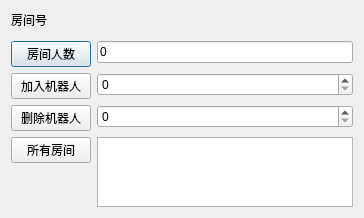
<?xml version="1.0" encoding="UTF-8"?>
<ui version="4.0">
 <class>RoomManager</class>
 <widget class="QDialog" name="RoomManager">
  <property name="geometry">
   <rect>
    <x>0</x>
    <y>0</y>
    <width>364</width>
    <height>216</height>
   </rect>
  </property>
  <property name="windowTitle">
   <string>Dialog</string>
  </property>
  <layout class="QFormLayout" name="formLayout">
   <item row="0" column="0">
    <widget class="QLabel" name="label_roomNum">
     <property name="text">
      <string>房间号</string>
     </property>
    </widget>
   </item>
   <item row="2" column="0">
    <widget class="QPushButton" name="btn_room_cnt">
     <property name="text">
      <string>房间人数</string>
     </property>
    </widget>
   </item>
   <item row="2" column="1">
    <widget class="QLineEdit" name="lineedit_room_cnt">
     <property name="text">
      <string>0</string>
     </property>
     <property name="alignment">
      <set>Qt::AlignJustify|Qt::AlignVCenter</set>
     </property>
     <property name="readOnly">
      <bool>true</bool>
     </property>
    </widget>
   </item>
   <item row="3" column="0">
    <widget class="QPushButton" name="btn_add_robots">
     <property name="text">
      <string>加入机器人</string>
     </property>
    </widget>
   </item>
   <item row="3" column="1">
    <widget class="QSpinBox" name="spinBox_add"/>
   </item>
   <item row="4" column="0">
    <widget class="QPushButton" name="btn_del_robots">
     <property name="text">
      <string>删除机器人</string>
     </property>
    </widget>
   </item>
   <item row="4" column="1">
    <widget class="QSpinBox" name="spinBox_del"/>
   </item>
   <item row="1" column="0">
    <spacer name="verticalSpacer">
     <property name="orientation">
      <enum>Qt::Vertical</enum>
     </property>
     <property name="sizeHint" stdset="0">
      <size>
       <width>20</width>
       <height>40</height>
      </size>
     </property>
    </spacer>
   </item>
   <item row="5" column="0">
    <widget class="QPushButton" name="btn_all_rooms">
     <property name="text">
      <string>所有房间</string>
     </property>
    </widget>
   </item>
   <item row="5" column="1">
    <widget class="QTextEdit" name="textEdit_room_list"/>
   </item>
  </layout>
 </widget>
 <resources/>
 <connections/>
</ui>
